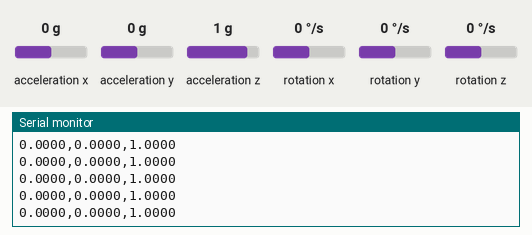
This sketch was run on a simulated Arduino Uno, built with avr-gcc and run on an emulated ATmega328P. Parts: the last lines printed to the serial monitor. The test bench sets the inputs (shaded band); at power-on: acceleration x 0 g, acceleration y 0 g, acceleration z 1 g, rotation x 0 °/s, rotation y 0 °/s, rotation z 0 °/s.

Above: at 3.7 s.
3.8 s: acceleration x set to -1.4 g
At 4.8 s:
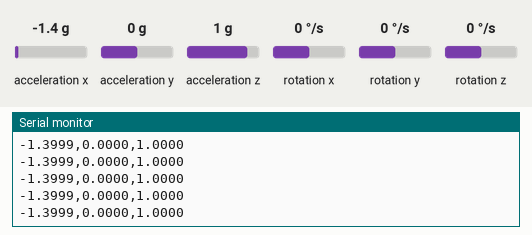
5.3 s: acceleration y set to -1.4 g
At 6.2 s:
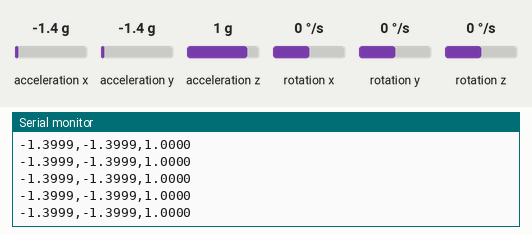
6.8 s: acceleration z set to -1.4 g
At 7.5 s:
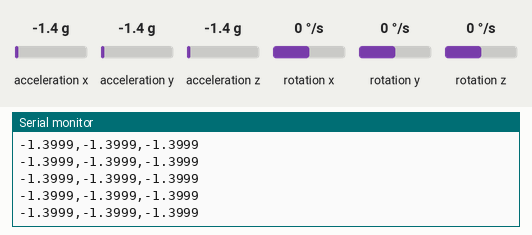
Timing chart, 0 to 9.8 s (numbered marks = the images above; inputs shaded):
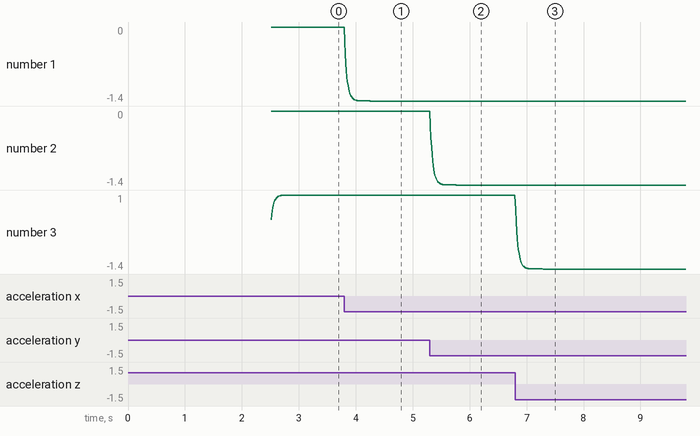

Measured:
- after the input at 3.8 s, the serial monitor: prints a new line at once (image 1)
- plotted number 1: 0 → -1.4 after the input at 3.8 s

The sketch:

3d_vib.ino
```cpp
#include <Wire.h>
#include <MPU6050.h>
#include <avr/wdt.h>

MPU6050 mpu;

const unsigned long SAMPLE_INTERVAL_MS = 10;    // 100Hz (10ms)
const float ACCEL_SCALE = 4096.0;               // ±8g 범위
const float FILTER_ALPHA = 0.2;                 // 1차 저역통과필터(16Hz 근처)

float ax_filtered = 0, ay_filtered = 0, az_filtered = 0;
bool header_printed = false;

// 센서 캘리브레이션(초기 오프셋 보정)
float ax_offset = 0, ay_offset = 0, az_offset = 0;

void calibrateMPU() {
  float sum_ax = 0, sum_ay = 0, sum_az = 0;
  const int samples = 500;
  for (int i = 0; i < samples; i++) {
    int16_t ax, ay, az;
    mpu.getAcceleration(&ax, &ay, &az);
    sum_ax += ax / ACCEL_SCALE;
    sum_ay += ay / ACCEL_SCALE;
    sum_az += az / ACCEL_SCALE;
    delay(2);
  }
  ax_offset = sum_ax / samples;
  ay_offset = sum_ay / samples;
  az_offset = (sum_az / samples) - 1.0; // 중력 보정
}

void setup() {
  Serial.begin(250000);
  Wire.begin();
  mpu.initialize();

  mpu.setFullScaleAccelRange(MPU6050_ACCEL_FS_8);
  mpu.setDLPFMode(MPU6050_DLPF_BW_20);

  if (!mpu.testConnection()) {
    Serial.println("ERROR:MPU6050_CONNECTION_FAILED");
    while (1);
  }

  wdt_enable(WDTO_8S);
  delay(500);  // 센서 안정화

  calibrateMPU();

  // 헤더 1회만 출력
  Serial.println("AX,AY,AZ");
  header_printed = true;
}

void loop() {
  wdt_reset();
  static unsigned long lastSampleTime = 0;
  unsigned long currentTime = millis();

  if (currentTime - lastSampleTime >= SAMPLE_INTERVAL_MS) {
    lastSampleTime = currentTime;

    int16_t ax_raw, ay_raw, az_raw;
    mpu.getAcceleration(&ax_raw, &ay_raw, &az_raw);

    // g 단위 변환 및 오프셋 보정
    float ax_g = (ax_raw / ACCEL_SCALE) - ax_offset;
    float ay_g = (ay_raw / ACCEL_SCALE) - ay_offset;
    float az_g = (az_raw / ACCEL_SCALE) - az_offset;

    // 1차 저역통과필터(16Hz)
    ax_filtered = ax_filtered * (1 - FILTER_ALPHA) + ax_g * FILTER_ALPHA;
    ay_filtered = ay_filtered * (1 - FILTER_ALPHA) + ay_g * FILTER_ALPHA;
    az_filtered = az_filtered * (1 - FILTER_ALPHA) + az_g * FILTER_ALPHA;

    // CSV 형식, 소수점 4자리, 공백 없이 출력
    Serial.print(ax_filtered, 4);
    Serial.print(',');
    Serial.print(ay_filtered, 4);
    Serial.print(',');
    Serial.println(az_filtered, 4);
  }
}
```
